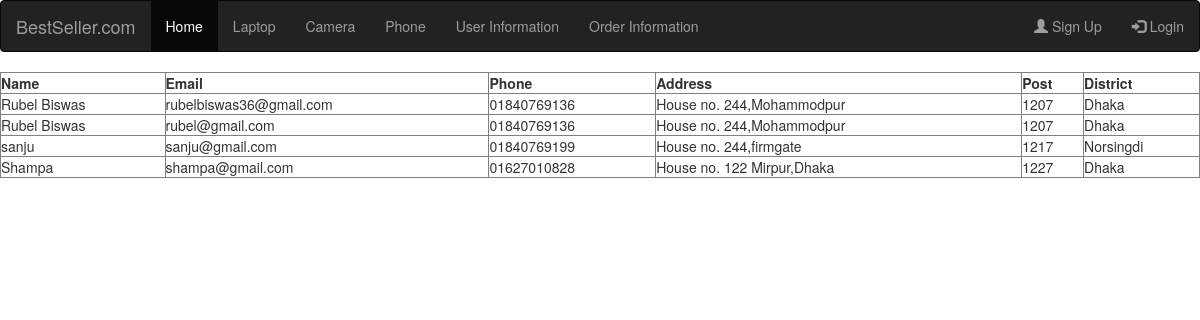
The page /order_info.php on the database its author committed.
### tables this page shows
CREATE TABLE `order_info` (
  `id` int(30) NOT NULL,
  `name` varchar(30) NOT NULL,
  `email` varchar(30) NOT NULL,
  `phone` varchar(30) NOT NULL,
  `address` varchar(30) NOT NULL,
  `post` varchar(30) NOT NULL,
  `district` varchar(30) NOT NULL,
  `country` varchar(30) NOT NULL
);

### order_info.php (the view, shortened to what this page needs)
<!DOCTYPE html>
<html>
<head>
   <link rel="stylesheet" href="https://maxcdn.bootstrapcdn.com/bootstrap/3.3.6/css/bootstrap.min.css">
   <link rel="stylesheet" type="text/css" href="newcart.css">
   <link rel="stylesheet" type="text/css" href="style1.css">
</head>
<body>
   <?php include "nevAdmin.php" ?>
   <?php include "db_con.php" ?>
<?php
   $sql = "SELECT * FROM order_info";
   mysqli_select_db($con,$db);
   $retval = mysqli_query($con,$sql);
         echo "<div >
         <table width='100%' border='1' cellpadding='5' cellspacing='0'>
         <tr>
         <th>Name</th>
         <th>Email</th>
         <th>Phone</th>
         <th>Address</th>
         <th>Post</th>
         <th>District</th>
         </tr>";
         while($row = mysqli_fetch_array($retval))
         {
         echo "<tr>";
         echo "<td>" . $row['name'] . "</td>";
         echo "<td>" . $row['email'] . "</td>";
         echo "<td>" . $row['phone'] . "</td>";
         echo "<td>" . $row['address'] . "</td>";
         echo "<td>" . $row['post'] . "</td>";
         echo "<td>" . $row['district'] . "</td>";
         echo "</tr>";
         }
         echo "</table>
         </div>";
?>
</body>
</html>

### rows shown on the page
order_info: name "Rubel Biswas", email "rubelbiswas36@gmail.com", phone "01840769136", address "House no. 244,Mohammodpur", post "1207", district "Dhaka"
order_info: name "Rubel Biswas", email "rubel@gmail.com", phone "01840769136", address "House no. 244,Mohammodpur", post "1207", district "Dhaka"
order_info: name "sanju", email "sanju@gmail.com", phone "01840769199", address "House no. 244,firmgate", post "1217", district "Norsingdi"
order_info: name "Shampa", email "shampa@gmail.com", phone "01627010828", address "House no. 122 Mirpur,Dhaka", post "1227", district "Dhaka"
